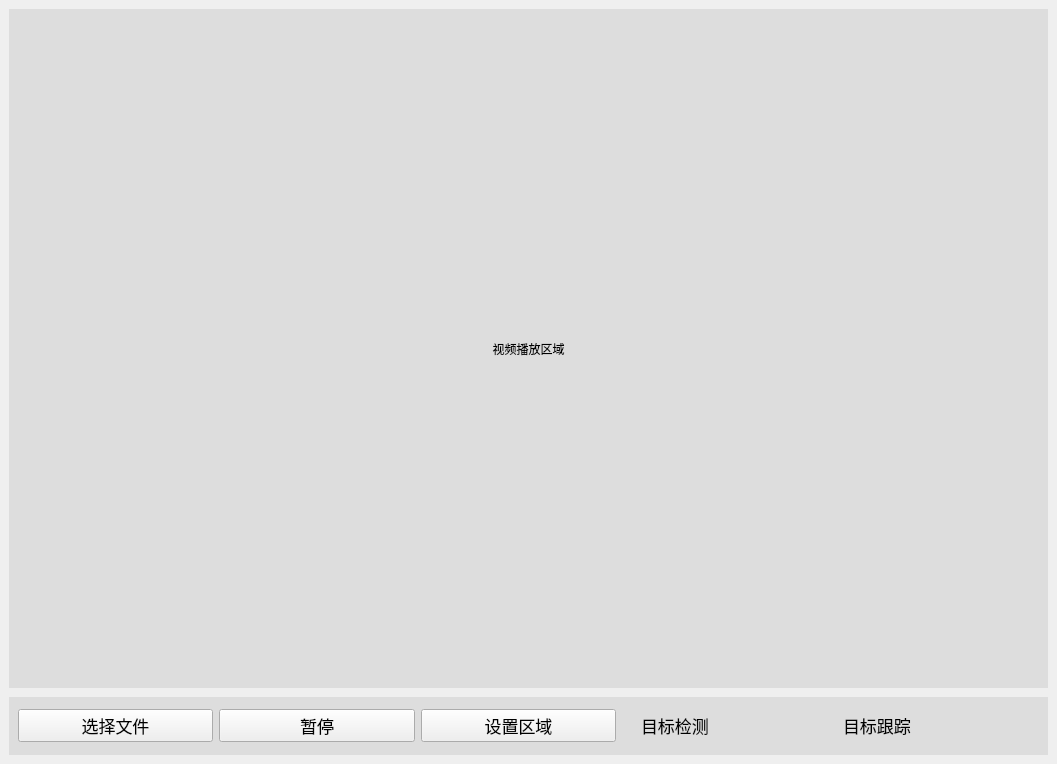
<?xml version="1.0" encoding="UTF-8"?>
<ui version="4.0">
 <class>MainWindow</class>
 <widget class="QMainWindow" name="MainWindow">
  <property name="geometry">
   <rect>
    <x>0</x>
    <y>0</y>
    <width>1057</width>
    <height>764</height>
   </rect>
  </property>
  <property name="windowTitle">
   <string>MainWindow</string>
  </property>
  <property name="styleSheet">
   <string notr="true"/>
  </property>
  <widget class="QWidget" name="centralwidget">
   <layout class="QVBoxLayout" name="verticalLayout_2" stretch="8,0">
    <property name="spacing">
     <number>9</number>
    </property>
    <property name="leftMargin">
     <number>9</number>
    </property>
    <property name="topMargin">
     <number>9</number>
    </property>
    <property name="rightMargin">
     <number>9</number>
    </property>
    <property name="bottomMargin">
     <number>9</number>
    </property>
    <item>
     <layout class="QVBoxLayout" name="verticalLayout">
      <item>
       <widget class="QLabel" name="video_panel">
        <property name="styleSheet">
         <string notr="true">
background-color: rgb(221, 221, 221);
</string>
        </property>
        <property name="text">
         <string>视频播放区域</string>
        </property>
        <property name="alignment">
         <set>Qt::AlignCenter</set>
        </property>
       </widget>
      </item>
     </layout>
    </item>
    <item>
     <widget class="QWidget" name="buttons" native="true">
      <property name="styleSheet">
       <string notr="true">#buttons{
background-color: rgb(221, 221, 221);
}</string>
      </property>
      <layout class="QHBoxLayout" name="horizontalLayout">
       <item>
        <widget class="QPushButton" name="open">
         <property name="minimumSize">
          <size>
           <width>50</width>
           <height>0</height>
          </size>
         </property>
         <property name="font">
          <font>
           <pointsize>13</pointsize>
          </font>
         </property>
         <property name="styleSheet">
          <string notr="true"/>
         </property>
         <property name="text">
          <string>选择文件</string>
         </property>
        </widget>
       </item>
       <item>
        <widget class="QPushButton" name="play_pause">
         <property name="minimumSize">
          <size>
           <width>50</width>
           <height>0</height>
          </size>
         </property>
         <property name="font">
          <font>
           <pointsize>13</pointsize>
          </font>
         </property>
         <property name="text">
          <string>暂停</string>
         </property>
        </widget>
       </item>
       <item>
        <widget class="QPushButton" name="setroi">
         <property name="minimumSize">
          <size>
           <width>50</width>
           <height>0</height>
          </size>
         </property>
         <property name="font">
          <font>
           <pointsize>13</pointsize>
          </font>
         </property>
         <property name="text">
          <string>设置区域</string>
         </property>
        </widget>
       </item>
       <item>
        <widget class="QCheckBox" name="isdetect">
         <property name="font">
          <font>
           <pointsize>13</pointsize>
          </font>
         </property>
         <property name="styleSheet">
          <string notr="true">background: transparent;</string>
         </property>
         <property name="text">
          <string>目标检测</string>
         </property>
         <property name="tristate">
          <bool>false</bool>
         </property>
        </widget>
       </item>
       <item>
        <widget class="QCheckBox" name="istrack">
         <property name="font">
          <font>
           <pointsize>13</pointsize>
          </font>
         </property>
         <property name="styleSheet">
          <string notr="true">background: transparent;</string>
         </property>
         <property name="text">
          <string>目标跟踪</string>
         </property>
        </widget>
       </item>
       <item>
        <spacer name="verticalSpacer">
         <property name="orientation">
          <enum>Qt::Vertical</enum>
         </property>
         <property name="sizeHint" stdset="0">
          <size>
           <width>20</width>
           <height>40</height>
          </size>
         </property>
        </spacer>
       </item>
      </layout>
     </widget>
    </item>
   </layout>
  </widget>
  <widget class="QMenuBar" name="menubar">
   <property name="geometry">
    <rect>
     <x>0</x>
     <y>0</y>
     <width>1057</width>
     <height>26</height>
    </rect>
   </property>
  </widget>
 </widget>
 <resources/>
 <connections>
  <connection>
   <sender>open</sender>
   <signal>clicked()</signal>
   <receiver>MainWindow</receiver>
   <slot>SelectVideo()</slot>
   <hints>
    <hint type="sourcelabel">
     <x>60</x>
     <y>719</y>
    </hint>
    <hint type="destinationlabel">
     <x>91</x>
     <y>689</y>
    </hint>
   </hints>
  </connection>
  <connection>
   <sender>play_pause</sender>
   <signal>clicked()</signal>
   <receiver>MainWindow</receiver>
   <slot>PlayorPause()</slot>
   <hints>
    <hint type="sourcelabel">
     <x>232</x>
     <y>724</y>
    </hint>
    <hint type="destinationlabel">
     <x>243</x>
     <y>689</y>
    </hint>
   </hints>
  </connection>
  <connection>
   <sender>isdetect</sender>
   <signal>stateChanged(int)</signal>
   <receiver>MainWindow</receiver>
   <slot>Detect(int)</slot>
   <hints>
    <hint type="sourcelabel">
     <x>549</x>
     <y>722</y>
    </hint>
    <hint type="destinationlabel">
     <x>544</x>
     <y>689</y>
    </hint>
   </hints>
  </connection>
  <connection>
   <sender>istrack</sender>
   <signal>stateChanged(int)</signal>
   <receiver>MainWindow</receiver>
   <slot>Detect(int)</slot>
   <hints>
    <hint type="sourcelabel">
     <x>670</x>
     <y>725</y>
    </hint>
    <hint type="destinationlabel">
     <x>679</x>
     <y>687</y>
    </hint>
   </hints>
  </connection>
  <connection>
   <sender>setroi</sender>
   <signal>clicked()</signal>
   <receiver>MainWindow</receiver>
   <slot>SetROIArea()</slot>
   <hints>
    <hint type="sourcelabel">
     <x>389</x>
     <y>720</y>
    </hint>
    <hint type="destinationlabel">
     <x>409</x>
     <y>687</y>
    </hint>
   </hints>
  </connection>
 </connections>
 <slots>
  <slot>SetROIArea()</slot>
  <slot>SelectVideo()</slot>
  <slot>PlayorPause()</slot>
  <slot>Detect(int)</slot>
  <slot>Track(int)</slot>
 </slots>
</ui>
